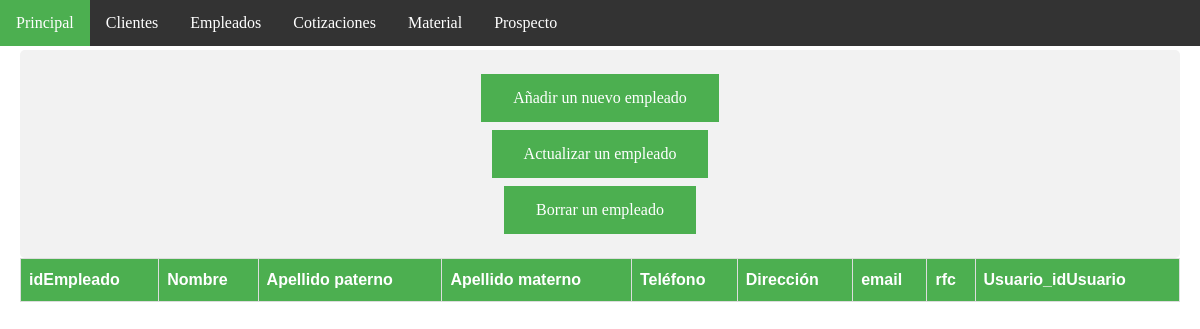
The page /empleadoAdmon.php on the database as committed earlier.
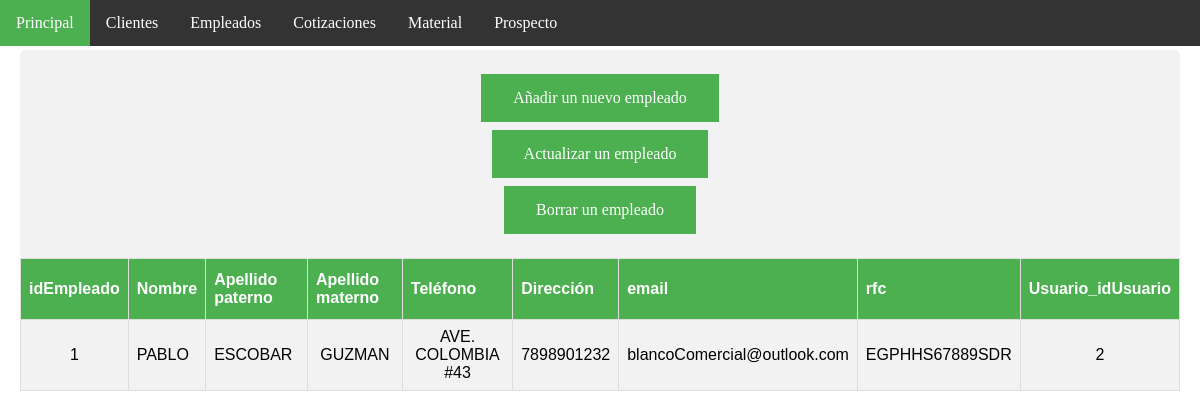
The same page on the database as committed later.
### tables this page shows
CREATE TABLE `empleado` (
  `idEmpleado` int(11) NOT NULL AUTO_INCREMENT,
  `nombre` varchar(45) NOT NULL,
  `ape-pat` varchar(45) NOT NULL,
  `ape-mat` varchar(45) NOT NULL,
  `telefono` varchar(45) NOT NULL,
  `direccion` varchar(45) NOT NULL,
  `email` varchar(45) NOT NULL,
  `rfc` varchar(45) NOT NULL,
  `Usuario_idUsuario` int(11) NOT NULL,
  PRIMARY KEY (`idEmpleado`,`Usuario_idUsuario`),
  KEY `fk_Empleado_Usuario1_idx` (`Usuario_idUsuario`),
  CONSTRAINT `fk_Empleado_Usuario1` FOREIGN KEY (`Usuario_idUsuario`) REFERENCES `usuario` (`idUsuario`) ON DELETE NO ACTION ON UPDATE NO ACTION
);

### empleadoAdmon.php (the view, shortened to what this page needs)
<!DOCTYPE html>
<html>
<head>
	<link rel="stylesheet" type="text/css" href="css/page_style.css">
</head>
<body>
<ul>
  <li><a class="active" href="index.php">Principal</a></li>
  <li><a href="clienteAdmon.php">Clientes</a></li>
  <li><a href="empleadoAdmon.php">Empleados</a></li>
  <li><a href="cotizacionAdmon.php">Cotizaciones</a></li>
  <li><a href="materialAdmon.php">Material</a></li>
  <li><a href="prospectoAdmon.php">Prospecto</a></li>
</ul>
<div style="padding:20px;margin-top:30px;height:1500px;">
<div align="center" class="container">
	<a class="buttonSha" href="insertEmpleado.php">Añadir un nuevo empleado</a><br>
	<a class="buttonSha" href="updateEmpleado.php">Actualizar un empleado</a><br>
	<a class="buttonSha" href="deleteEmpleado.php">Borrar un empleado</a><br>
</div>
<?php
	$usuario = "root";
	$servidor = "localhost";
$conexion = mysqli_connect( $servidor, $usuario, "" )
or die ("No se ha podido conectar al servidor BD");
$consulta = "SELECT * FROM empleado";
$resultado = mysqli_query( $conexion, $consulta )
        or die ( "Algo ha ido mal en la consulta a la base de datos");
echo"<center>";
echo "<table>";
	echo "<tr>";
		echo "<th>idEmpleado</th>";
		echo "<th>Nombre</th>";
	    echo "<th>Apellido paterno</th>";
	    echo "<th>Apellido materno</th>";
	    echo "<th>Teléfono</th>";
	    echo "<th>Dirección</th>";
	    echo "<th>email</th>";
	    echo "<th>rfc</th>";
	    echo "<th>Usuario_idUsuario</th>";
	echo "</tr>";
	while ($registro = mysqli_fetch_array( $resultado ))
		{
		echo "<tr>";
		echo "<td align='center'>" . $registro['idEmpleado'] . "</td><td>" . $registro['nombre'] . "</td>";
		echo "<td>".$registro['ape-pat']."</td>";
		echo "<td align='center'>".$registro['ape-mat']. "</td>";
		echo "<td align='center'>".$registro['direccion']. "</td>";
		echo "<td align='center'>".$registro['telefono']. "</td>";
		echo "<td align='center'>".$registro['email']. "</td>";
		echo "<td align='center'>".$registro['rfc']. "</td>";
		echo "<td align='center'>".$registro['Usuario_idUsuario']. "</td>";
	echo "</tr>";
		}
	echo "</table>";
 ?>
</div>
</body>
</html>

### css/page_style.css (style rules this page uses)
.buttonSha { background-color: #4CAF50; border: none; color: white; padding: 15px 32px; text-align: center; text-decoration: none; display: inline-block; font-size: 16px; margin: 4px 2px; cursor: pointer; -webkit-transition-duration: 0.4s; transition-duration: 0.4s; }
table { font-family: "Trebuchet MS", Arial, Helvetica, sans-serif; border-collapse: collapse; width: 100%; }
td,th { border: 1px solid #ddd; padding: 8px; }
tr:nth-child(even) { background-color: #f2f2f2; }
th { padding-top: 12px; padding-bottom: 12px; text-align: left; background-color: #4CAF50; color: white; }
* { box-sizing: border-box; }
.container { border-radius: 5px; background-color: #f2f2f2; padding: 20px; }
body { margin:0; }
ul { list-style-type: none; margin: 0; padding: 0; overflow: hidden; background-color: #333; position: fixed; top: 0; width: 100%; }
li { float: left; }
li a { display: block; color: white; text-align: center; padding: 14px 16px; text-decoration: none; }
.active { background-color: #4CAF50; }

Rows that differ between the two databases and show on the page:
added empleado: idEmpleado "1", nombre "PABLO", value "ESCOBAR", value "GUZMAN", direccion "AVE. COLOMBIA #43", telefono "7898901232", email "blancoComercial@outlook.com", rfc "EGPHHS67889SDR", Usuario_idUsuario "2"
